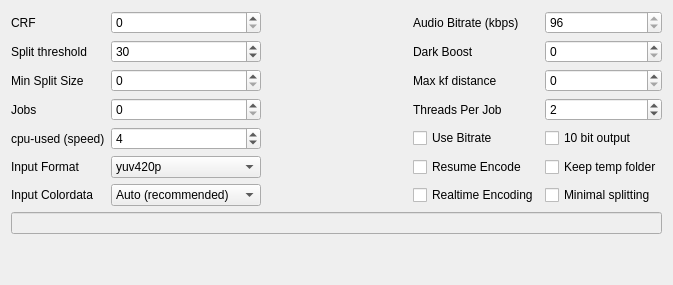
      <widget class="QWidget" name="tab_advanced">
       <attribute name="title">
        <string>Advanced</string>
       </attribute>
       <layout class="QGridLayout" name="gridLayout_5">
        <item row="0" column="0">
         <layout class="QGridLayout" name="gridLayout">
          <item row="4" column="1">
           <widget class="QSpinBox" name="spinBox_speed">
            <property name="statusTip">
             <string>Encoder speed preset. Lower means a slower speed. Does not affect actual cpu usage.</string>
            </property>
            <property name="maximum">
             <number>8</number>
            </property>
            <property name="value">
             <number>4</number>
            </property>
           </widget>
          </item>
          <item row="7" column="0" colspan="5">
           <widget class="QLineEdit" name="lineEdit_colordata">
            <property name="enabled">
             <bool>false</bool>
            </property>
            <property name="text">
             <string/>
            </property>
           </widget>
          </item>
          <item row="3" column="3">
           <widget class="QLabel" name="label_threads">
            <property name="statusTip">
             <string>Fewer threads per job and more jobs is usually recommended.</string>
            </property>
            <property name="text">
             <string>Threads Per Job</string>
            </property>
           </widget>
          </item>
          <item row="0" column="1">
           <widget class="QSpinBox" name="spinBox_quality">
            <property name="statusTip">
             <string>Q factor: quality of video (lower numbers = more quality). Bitrate: target video kbps to use.</string>
            </property>
            <property name="minimum">
             <number>0</number>
            </property>
            <property name="maximum">
             <number>63</number>
            </property>
           </widget>
          </item>
          <item row="0" column="4">
           <widget class="QSpinBox" name="spinBox_audio">
            <property name="statusTip">
             <string>With 2 channel stereo, 96kbps is usually transparent.</string>
            </property>
            <property name="readOnly">
             <bool>true</bool>
            </property>
            <property name="minimum">
             <number>8</number>
            </property>
            <property name="maximum">
             <number>480</number>
            </property>
            <property name="singleStep">
             <number>8</number>
            </property>
            <property name="value">
             <number>96</number>
            </property>
           </widget>
          </item>
          <item row="3" column="0">
           <widget class="QLabel" name="label_jobs">
            <property name="statusTip">
             <string>Encode jobs to run. 0=as many as cpu cores. Lower if ram usage too high.</string>
            </property>
            <property name="text">
             <string>Jobs</string>
            </property>
           </widget>
          </item>
          <item row="0" column="3">
           <widget class="QLabel" name="label_audio">
            <property name="statusTip">
             <string>With 2 channel stereo, 96kbps is usually transparent.</string>
            </property>
            <property name="text">
             <string>Audio Bitrate (kbps)</string>
            </property>
           </widget>
          </item>
          <item row="3" column="4">
           <widget class="QSpinBox" name="spinBox_threads">
            <property name="statusTip">
             <string>Fewer threads per job and more jobs is usually recommended.</string>
            </property>
            <property name="minimum">
             <number>1</number>
            </property>
            <property name="maximum">
             <number>16</number>
            </property>
            <property name="value">
             <number>2</number>
            </property>
           </widget>
          </item>
          <item row="5" column="4">
           <widget class="QCheckBox" name="checkBox_tempfolder">
            <property name="statusTip">
             <string>Do not delete temp after running an encode.</string>
            </property>
            <property name="text">
             <string>Keep temp folder</string>
            </property>
           </widget>
          </item>
          <item row="1" column="4">
           <widget class="QSpinBox" name="spinBox_boost">
            <property name="statusTip">
             <string>Lowers q factor of video in low luma scenes by up to amount. To disable set to 0.</string>
            </property>
            <property name="maximum">
             <number>50</number>
            </property>
            <property name="value">
             <number>0</number>
            </property>
           </widget>
          </item>
          <item row="6" column="4">
           <widget class="QCheckBox" name="checkBox_minsplit">
            <property name="statusTip">
             <string>Only split as many times as you have workers. Recommended with bitrate mode.</string>
            </property>
            <property name="text">
             <string>Minimal splitting</string>
            </property>
           </widget>
          </item>
          <item row="2" column="0">
           <widget class="QLabel" name="label_minsplit">
            <property name="statusTip">
             <string>Minimum size of split in frames. If split points are closer together they will be merged.</string>
            </property>
            <property name="text">
             <string>Min Split Size</string>
            </property>
           </widget>
          </item>
          <item row="6" column="0">
           <widget class="QLabel" name="label_2">
            <property name="statusTip">
             <string>The input colordata for your video. Leave default if unsure.</string>
            </property>
            <property name="text">
             <string>Input Colordata</string>
            </property>
           </widget>
          </item>
          <item row="5" column="1">
           <widget class="QComboBox" name="comboBox_inputFormat">
            <property name="sizePolicy">
             <sizepolicy hsizetype="Preferred" vsizetype="Fixed">
              <horstretch>0</horstretch>
              <verstretch>0</verstretch>
             </sizepolicy>
            </property>
            <property name="minimumSize">
             <size>
              <width>150</width>
              <height>0</height>
             </size>
            </property>
            <property name="statusTip">
             <string>Pixel format of input. Usually yuv420p (8b) or yuv420p10le (10b). If unsure leave default.</string>
            </property>
            <item>
             <property name="text">
              <string>yuv420p</string>
             </property>
            </item>
            <item>
             <property name="text">
              <string>yuv420p10le</string>
             </property>
            </item>
            <item>
             <property name="text">
              <string>yuv420p12le</string>
             </property>
            </item>
            <item>
             <property name="text">
              <string>yuv422p</string>
             </property>
            </item>
            <item>
             <property name="text">
              <string>yuv422p10le</string>
             </property>
            </item>
            <item>
             <property name="text">
              <string>yuv422p12le</string>
             </property>
            </item>
            <item>
             <property name="text">
              <string>yuv444p</string>
             </property>
            </item>
            <item>
             <property name="text">
              <string>yuv444p10le</string>
             </property>
            </item>
            <item>
             <property name="text">
              <string>yuv444p12le</string>
             </property>
            </item>
           </widget>
          </item>
          <item row="6" column="3">
           <widget class="QCheckBox" name="checkBox_rtenc">
            <property name="statusTip">
             <string>Encode with RT preset. Not recommended for cpu-used &lt;=6.</string>
            </property>
            <property name="text">
             <string>Realtime Encoding</string>
            </property>
           </widget>
          </item>
          <item row="5" column="3">
           <widget class="QCheckBox" name="checkBox_resume">
            <property name="statusTip">
             <string>If qencoder closed prematurely, resume previous encode.</string>
            </property>
            <property name="text">
             <string>Resume Encode</string>
            </property>
           </widget>
          </item>
          <item row="3" column="1">
           <widget class="QSpinBox" name="spinBox_jobs">
            <property name="statusTip">
             <string>Encode jobs to run. 0=as many as cpu cores. Lower if ram usage too high.</string>
            </property>
            <property name="minimum">
             <number>0</number>
            </property>
            <property name="maximum">
             <number>128</number>
            </property>
            <property name="singleStep">
             <number>1</number>
            </property>
            <property name="value">
             <number>0</number>
            </property>
           </widget>
          </item>
          <item row="5" column="0">
           <widget class="QLabel" name="label_inputformat">
            <property name="statusTip">
             <string>Pixel format of input. Usually yuv420p (8b) or yuv420p10le (10b). If unsure leave default.</string>
            </property>
            <property name="text">
             <string>Input Format</string>
            </property>
           </widget>
          </item>
          <item row="6" column="1">
           <widget class="QComboBox" name="comboBox_colorspace">
            <property name="statusTip">
             <string>The input colordata for your video. Leave default if unsure.</string>
            </property>
            <item>
             <property name="text">
              <string>Auto (recommended)</string>
             </property>
            </item>
            <item>
             <property name="text">
              <string>HD SDR (bt709)</string>
             </property>
            </item>
            <item>
             <property name="text">
              <string>Classic SDR (bt601)</string>
             </property>
            </item>
            <item>
             <property name="text">
              <string>HDR (bt-2020)</string>
             </property>
            </item>
            <item>
             <property name="text">
              <string>Custom</string>
             </property>
            </item>
           </widget>
          </item>
          <item row="1" column="1">
           <widget class="QSpinBox" name="spinBox_split">
            <property name="statusTip">
             <string>Luma change threshold to split at. If video has too many splits, raise this.</string>
            </property>
            <property name="minimum">
             <number>1</number>
            </property>
            <property name="maximum">
             <number>99</number>
            </property>
            <property name="value">
             <number>30</number>
            </property>
           </widget>
          </item>
          <item row="2" column="3">
           <widget class="QLabel" name="label_maxkfdist">
            <property name="statusTip">
             <string>Max distance in frames between keyframes. Lower helps with seeking but increases size. 0 for infinite.</string>
            </property>
            <property name="text">
             <string>Max kf distance</string>
            </property>
           </widget>
          </item>
          <item row="2" column="1">
           <widget class="QSpinBox" name="spinBox_minsplit">
            <property name="statusTip">
             <string>Minimum size of split in frames. If split points are closer together they will be merged.</string>
            </property>
            <property name="maximum">
             <number>100000</number>
            </property>
            <property name="singleStep">
             <number>10</number>
            </property>
           </widget>
          </item>
          <item row="1" column="3">
           <widget class="QLabel" name="label_boost">
            <property name="statusTip">
             <string>Lowers q factor of video in low luma scenes by up to amount. To disable set to 0.</string>
            </property>
            <property name="text">
             <string>Dark Boost</string>
            </property>
           </widget>
          </item>
          <item row="2" column="4">
           <widget class="QSpinBox" name="spinBox_maxkfdist">
            <property name="statusTip">
             <string>Max distance in frames between keyframes. Lower helps with seeking but increases size. 0 for infinite.</string>
            </property>
            <property name="maximum">
             <number>9998</number>
            </property>
            <property name="singleStep">
             <number>10</number>
            </property>
           </widget>
          </item>
          <item row="5" column="2">
           <spacer name="horizontalSpacer_2">
            <property name="orientation">
             <enum>Qt::Horizontal</enum>
            </property>
            <property name="sizeType">
             <enum>QSizePolicy::MinimumExpanding</enum>
            </property>
            <property name="sizeHint" stdset="0">
             <size>
              <width>140</width>
              <height>20</height>
             </size>
            </property>
           </spacer>
          </item>
          <item row="0" column="0">
           <widget class="QLabel" name="label_q">
            <property name="statusTip">
             <string>Constant rate factor (Q): quality of video (lower numbers = more quality). Bitrate: target video kbps to use.</string>
            </property>
            <property name="text">
             <string>CRF</string>
            </property>
           </widget>
          </item>
          <item row="4" column="4">
           <widget class="QCheckBox" name="checkBox_hdr">
            <property name="statusTip">
             <string>Use 10 bit colorspace for output video. Greatly reduces banding and improves efficiency.</string>
            </property>
            <property name="text">
             <string>10 bit output</string>
            </property>
           </widget>
          </item>
          <item row="4" column="0">
           <widget class="QLabel" name="label_6">
            <property name="statusTip">
             <string>Encoder speed preset. Lower means a slower speed. Does not affect actual cpu usage.</string>
            </property>
            <property name="text">
             <string>cpu-used (speed)</string>
            </property>
           </widget>
          </item>
          <item row="1" column="0">
           <widget class="QLabel" name="label_split">
            <property name="statusTip">
             <string>Luma change threshold to split at. If video has too many splits, raise this.</string>
            </property>
            <property name="text">
             <string>Split threshold</string>
            </property>
           </widget>
          </item>
          <item row="4" column="3">
           <widget class="QCheckBox" name="checkBox_bitrate">
            <property name="statusTip">
             <string>Use bitrate instead of q factor. Ideal if aiming for specific filesize. Identical to q in efficiency.</string>
            </property>
            <property name="text">
             <string>Use Bitrate</string>
            </property>
           </widget>
          </item>
         </layout>
        </item>
        <item row="1" column="0">
         <spacer name="verticalSpacer_2">
          <property name="orientation">
           <enum>Qt::Vertical</enum>
          </property>
          <property name="sizeHint" stdset="0">
           <size>
            <width>20</width>
            <height>40</height>
           </size>
          </property>
         </spacer>
        </item>
       </layout>
      </widget>
